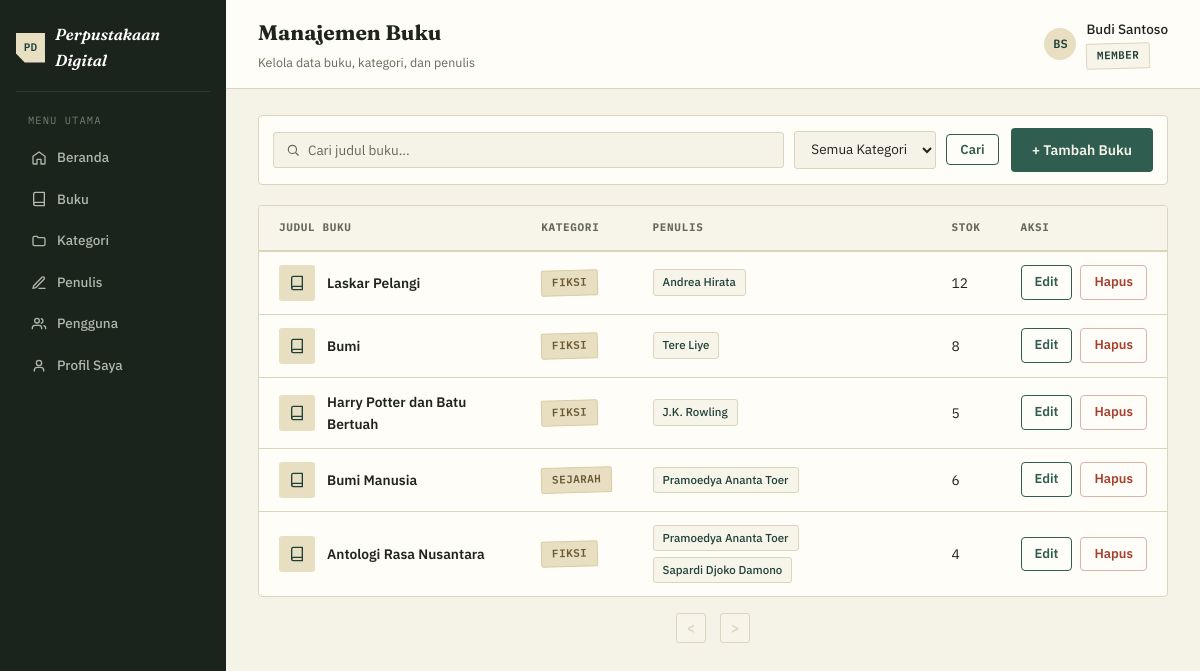
Page /pages/books/index.php on the committed database.
### tables this page shows
CREATE TABLE books (
    id          INT AUTO_INCREMENT PRIMARY KEY,
    title       VARCHAR(200) NOT NULL,
    isbn        VARCHAR(30),
    year        INT,
    stock       INT NOT NULL DEFAULT 0,
    description TEXT,
    category_id INT,
    CONSTRAINT fk_books_categories
        FOREIGN KEY (category_id) REFERENCES categories(id)
        ON UPDATE CASCADE
        ON DELETE SET NULL
);

CREATE TABLE categories (
    id          INT AUTO_INCREMENT PRIMARY KEY,
    name        VARCHAR(100) NOT NULL,
    description TEXT
);

### repositories/book-repository.php (called while the page is built, shortened)
<?php
require_once __DIR__ . "/../config/database.php";
function getBooks()
{
   global $pdo;
   $query = "select b.id, b.title, b.stock, c.name as category from books b
            left join categories c on b.category_id = c.id
   ";
   $stmt = $pdo -> prepare($query);
   $stmt -> execute();
   $books = $stmt -> fetchAll();
   $query = "select ba.book_id, a.name from book_author ba
            left join authors a on ba.author_id = a.id
   ";
   $stmt = $pdo -> prepare($query);
   $stmt -> execute();
   $bookAuthors = $stmt -> fetchAll();
   $bookByAuthors = [];
   foreach($bookAuthors as $bookAuthor){
      $bookByAuthors[$bookAuthor['book_id']][] = $bookAuthor['name'];
   }
   foreach($books as $index => $book){
      $books[$index]['authors'] = $bookByAuthors[$book['id']] ?? [];
   }
  return $books;
}

### pages/books/index.php (the view, shortened to what this page needs)
<?php
require_once __DIR__ . "/../../repositories/book-repository.php";
$books = getBooks();
$pageTitle = "Manajemen Buku";
$pageSubtitle = "Kelola data buku, kategori, dan penulis";
?>
<!DOCTYPE html>
<html lang="id">
<head>
  <link rel="stylesheet" href="../../styles/books/index.css">
</head>
<body>
  <div class="app-shell">
    <?php require_once __DIR__ . "/../../components/admin/sidebar.php" ?>
    <main class="app-main">
      <?php require_once __DIR__ . "/../../components/admin/topbar.php" ?>
      <div class="app-content">
        <div class="toolbar">
          <form method="" action="" class="toolbar-filters">
            <div class="search-box">
              <svg class="icon" width="14" height="14" viewBox="0 0 24 24" fill="none" stroke="currentColor"
                stroke-width="2" stroke-linecap="round" stroke-linejoin="round">
                <circle cx="11" cy="11" r="7" />
                <path d="m21 21-4.3-4.3" />
              </svg>
              <input type="text" name="search" class="search-input" placeholder="Cari judul buku...">
            </div>
            <select name="category" class="filter-select">
              <option value="">Semua Kategori</option>
            </select>
            <button type="submit" class="btn btn-outline btn-sm">Cari</button>
          </form>
          <a href="create.php" class="btn btn-primary">+ Tambah Buku</a>
        </div>
        <div class="data-card">
          <table class="data-table">
            <thead>
              <tr>
                <th>Judul Buku</th>
                <th>Kategori</th>
                <th>Penulis</th>
                <th>Stok</th>
                <th>Aksi</th>
              </tr>
            </thead>
            <tbody>
              <?php foreach ($books as $index => $book): ?>
                <tr>
                  <td>
                    <div class="cell-primary">
                      <span class="cell-thumb"><svg class="icon" width="16" height="16" viewBox="0 0 24 24" fill="none"
                          stroke="currentColor" stroke-width="2" stroke-linecap="round" stroke-linejoin="round">
                          <path d="M4 19.5A2.5 2.5 0 0 1 6.5 17H20" />
                          <path d="M6.5 2H20v20H6.5A2.5 2.5 0 0 1 4 19.5v-15A2.5 2.5 0 0 1 6.5 2Z" />
                        </svg></span>
                      <a href="show.php?id=<?= $book['id'] ?>" style="color:inherit;"><?= $book['title'] ?></a>
                    </div>
                  </td>
                  <td><span class="badge badge-muted"><?= $book['category'] ?></span></td>
                  <td>
                    <div class="chip-list">
                      <?php foreach ($book['authors'] as $author): ?>
                        <span class="chip">
                          <?= $author ?>
                        </span>
                      <?php endforeach ?>
                    </div>
                  </td>
                  <td><?= $book['stock'] ?></td>
                  <td>
                    <div class="cell-actions">
                      <a href="edit.php?id=<?= $book['id'] ?>" class="btn btn-outline btn-sm">Edit</a>
                      <a href="../../actions/books/destroy.php?id=<?= $book['id'] ?>" class="btn btn-danger btn-sm"
                        onclick="return confirm('Yakin ingin menghapus buku ini?')">Hapus</a>
                    </div>
                  </td>
                </tr>
              <?php endforeach ?>
            </tbody>
          </table>
        </div>
        <div class="pagination">
          <span class="pagination-btn is-disabled">&lt;</span>
          <span class="pagination-btn is-disabled">&gt;</span>
        </div>
      </div>
    </main>
  </div>
</body>
</html>

### components/admin/sidebar.php (shortened to what this page needs)
<aside class="app-sidebar">
  <div class="brand">
    <span class="logo-badge">PD</span>
    Perpustakaan Digital
  </div>
  <div class="nav-group-label">Menu Utama</div>
  <nav>
    <a href="/index.php"><svg class="icon" width="16" height="16" viewBox="0 0 24 24" fill="none"
        stroke="currentColor" stroke-width="2" stroke-linecap="round" stroke-linejoin="round">
        <path d="M3 9.5 12 3l9 6.5V20a1 1 0 0 1-1 1h-5v-7H9v7H4a1 1 0 0 1-1-1z" />
      </svg> Beranda</a>
    <a href="/pages/books/index.php"><svg class="icon" width="16" height="16" viewBox="0 0 24 24"
        fill="none" stroke="currentColor" stroke-width="2" stroke-linecap="round" stroke-linejoin="round">
        <path d="M4 19.5A2.5 2.5 0 0 1 6.5 17H20" />
        <path d="M6.5 2H20v20H6.5A2.5 2.5 0 0 1 4 19.5v-15A2.5 2.5 0 0 1 6.5 2Z" />
      </svg> Buku</a>
    <a href="/pages/categories/index.php"><svg class="icon" width="16" height="16" viewBox="0 0 24 24"
        fill="none" stroke="currentColor" stroke-width="2" stroke-linecap="round" stroke-linejoin="round">
        <path d="M3 7a2 2 0 0 1 2-2h4l2 2h8a2 2 0 0 1 2 2v8a2 2 0 0 1-2 2H5a2 2 0 0 1-2-2Z" />
      </svg> Kategori</a>
    <a href="/pages/authors/index.php"><svg class="icon" width="16" height="16" viewBox="0 0 24 24"
        fill="none" stroke="currentColor" stroke-width="2" stroke-linecap="round" stroke-linejoin="round">
        <path d="M12 20h9" />
        <path d="M16.5 3.5a2.12 2.12 0 0 1 3 3L7 19l-4 1 1-4Z" />
      </svg> Penulis</a>
    <a href="/pages/users/index.php"> Pengguna</a>
    <a href="/pages/profile/edit.php"><svg class="icon" width="16" height="16" viewBox="0 0 24 24"
        fill="none" stroke="currentColor" stroke-width="2" stroke-linecap="round" stroke-linejoin="round">
        <path d="M19 19.5v-1a4.5 4.5 0 0 0-4.5-4.5h-5A4.5 4.5 0 0 0 5 18.5v1" />
        <circle cx="12" cy="7.5" r="4" />
      </svg> Profil Saya</a>
  </nav>
</aside>

### components/admin/topbar.php
<header class="app-topbar">
  <div class="page-title">
    <h1><?= $pageTitle ?></h1>
    <p><?= $pageSubtitle ?></p>
  </div>
  <div class="topbar-user">
    <span class="avatar">BS</span>
    <div>
      Budi Santoso<br>
      <span class="badge badge-member" style="margin-top:2px;">Member</span>
    </div>
  </div>
</header>

### styles/base.css (style rules this page uses)
:root { --paper: #F5F2E7; --paper-dim: #EFEBDC; --card: #FFFDF8; --card-alt: #F7F4EA; --ink: #20241E; --ink-soft: #66695A; --line: #DCD5BE; --cloth: #2F5D50; --cloth-deep: #1F4038; --tan: #E8DEC2; --tan-ink: #6B5934; --stamp: #A6402F; --stamp-soft: #F3E1D8; --sidebar: #1B231D; --sidebar-line: #313A32; --font-display: 'Fraunces', Georgia, serif; --font-body: 'IBM Plex Sans', Arial, sans-serif; --font-mono: 'IBM Plex Mono', 'Courier New', monospace; }
* { margin: 0; padding: 0; box-sizing: border-box; }
body { font-family: var(--font-body); background-color: var(--paper); color: var(--ink); line-height: 1.6; }
a { text-decoration: none; color: inherit; }
button { font-family: inherit; cursor: pointer; }
.icon { vertical-align: middle; flex-shrink: 0; }
.logo-badge { display: flex; align-items: center; justify-content: center; font-family: var(--font-mono); font-style: normal; font-weight: 600; letter-spacing: 0.02em; clip-path: polygon(0 0, 100% 0, 100% 100%, 30% 100%, 0 70%); }
.btn { display: inline-flex; align-items: center; justify-content: center; gap: 8px; padding: 10px 20px; border-radius: 4px; font-family: var(--font-body); font-size: 14px; font-weight: 600; border: 1px solid transparent; transition: background-color 0.15s ease, border-color 0.15s ease, color 0.15s ease; }
.btn-primary { background-color: var(--cloth); color: var(--paper); }
.btn-outline { background-color: transparent; color: var(--cloth); border: 1px solid var(--cloth); }
.btn-danger { background-color: transparent; color: var(--stamp); border: 1px solid #DCB3A7; }
.btn-sm { padding: 6px 13px; font-size: 13px; }
.badge { display: inline-block; padding: 3px 10px; border-radius: 2px; font-family: var(--font-mono); font-size: 11px; font-weight: 600; text-transform: uppercase; letter-spacing: 0.04em; border: 1px solid transparent; transform: rotate(-1.5deg); }
.badge-member { background-color: var(--card-alt); color: var(--cloth-deep); border-color: var(--line); }
.badge-muted { background-color: var(--tan); color: var(--tan-ink); border-color: #D8CBA2; }

### styles/components/sidebar.css (style rules this page uses)
.app-shell { display: flex; min-height: 100vh; }
.app-sidebar { width: 226px; background-color: var(--sidebar); color: #ffffff; padding: 22px 16px; flex-shrink: 0; }
.app-sidebar .brand { display: flex; align-items: center; gap: 10px; font-family: var(--font-display); font-style: italic; font-weight: 600; font-size: 16px; padding-bottom: 18px; margin-bottom: 14px; border-bottom: 1px solid var(--sidebar-line); }
.app-sidebar .brand .logo-badge { width: 30px; height: 30px; font-size: 11px; background-color: var(--tan); color: var(--cloth-deep); }
.app-sidebar nav a { display: flex; align-items: center; gap: 10px; padding: 10px 12px; border-left: 3px solid transparent; font-size: 13.5px; font-weight: 500; color: #AFB8AC; }
.app-sidebar .nav-group-label { font-family: var(--font-mono); font-size: 10.5px; text-transform: uppercase; letter-spacing: 0.1em; color: #74806F; margin: 20px 0 8px 12px; }
.app-main { flex: 1; background-color: var(--paper); min-width: 0; }
.app-content { padding: 26px 32px; }

### styles/components/header.css (style rules this page uses)
.app-topbar { display: flex; align-items: center; justify-content: space-between; padding: 16px 32px; background-color: var(--card); border-bottom: 1px solid var(--line); }
.app-topbar .page-title h1 { font-family: var(--font-display); font-size: 21px; font-weight: 700; color: var(--ink); }
.app-topbar .page-title p { font-size: 12.5px; color: var(--ink-soft); margin-top: 2px; }
.app-topbar .topbar-user { display: flex; align-items: center; gap: 10px; font-size: 13.5px; font-weight: 500; }
.app-topbar .topbar-user .avatar { width: 32px; height: 32px; border-radius: 50%; background-color: var(--tan); color: var(--cloth-deep); display: flex; align-items: center; justify-content: center; font-family: var(--font-mono); font-weight: 600; font-size: 12px; }

### styles/components/pagination.css (style rules this page uses)
.pagination { display: flex; align-items: center; justify-content: center; gap: 14px; padding: 16px 0 4px; }
.pagination-btn { display: inline-flex; align-items: center; justify-content: center; width: 30px; height: 30px; border: 1px solid var(--line); border-radius: 3px; background-color: var(--card); color: var(--ink); font-family: var(--font-mono); font-weight: 600; font-size: 14px; }
.pagination-btn.is-disabled { color: var(--line); background-color: var(--card-alt); cursor: default; pointer-events: none; }

### rows in the picture
books: title "Laskar Pelangi", category.name "FIKSI", author "Andrea Hirata", stock "12"
books: title "Bumi", category.name "FIKSI", author "Tere Liye", stock "8"
books: title "Harry Potter dan Batu Bertuah", category.name "FIKSI", author "J.K. Rowling", stock "5"
books: title "Bumi Manusia", category.name "SEJARAH", author "Pramoedya Ananta Toer", stock "6"
books: title "Antologi Rasa Nusantara", category.name "FIKSI", author "Pramoedya Ananta Toer", author "Sapardi Djoko Damono", stock "4"

### other values in the picture
$pageTitle "Manajemen Buku"
$pageSubtitle "Kelola data buku, kategori, dan penulis"
